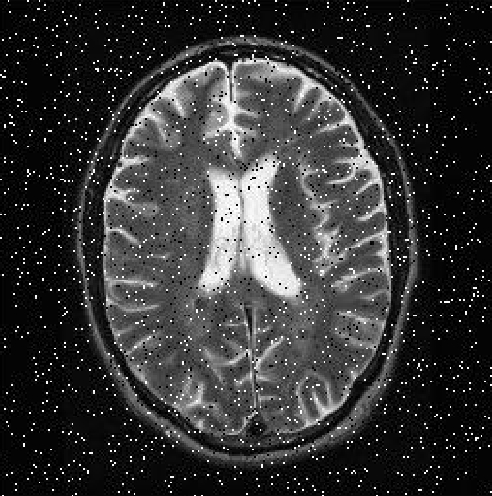
#> input picture ah.png, 492 x 496 px
$ python median_min_max_filter.py
#> lines starting #> are read from the running program, lines starting #| are printed output that depends on the picture
import cv2
import numpy as np

# Load the input image
img = cv2.imread('ah.png')
#> img is the input picture: shape (496, 492, 3); min 0, max 255, mean 52.9

# Median Filter
median = cv2.medianBlur(img, 5)
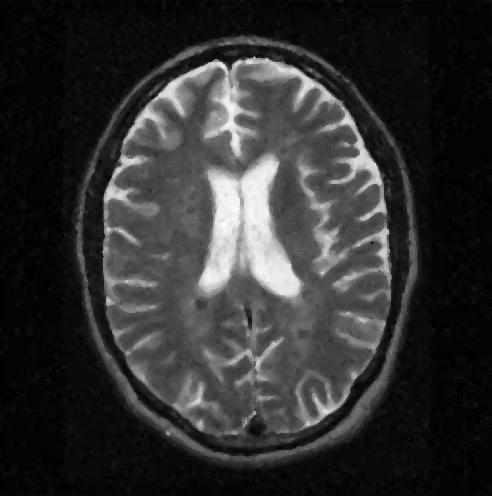
#> median: shape (496, 492, 3); min 0, max 253, mean 48.5

# Min Filter
kernel = np.ones((3,3),np.uint8)
min_filter = cv2.erode(img, kernel)
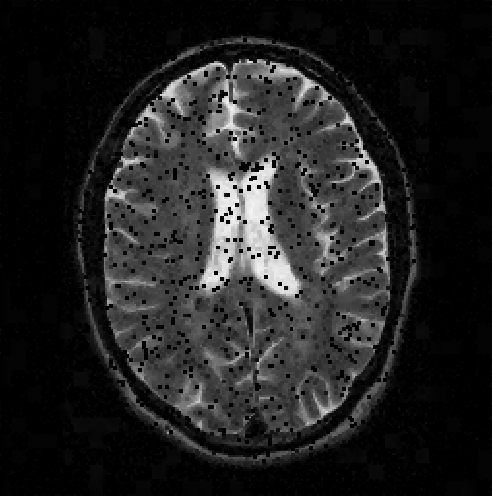
#> min_filter: shape (496, 492, 3); min 0, max 245, mean 34.1

# Max Filter
max_filter = cv2.dilate(img, kernel)
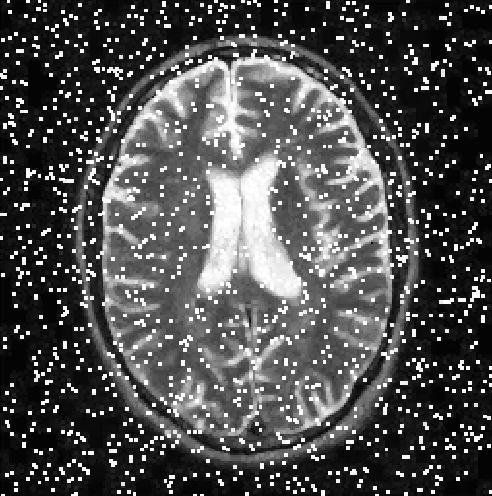
#> max_filter: shape (496, 492, 3); min 0, max 255, mean 79.7

# Display the results
cv2.imshow('Input Image', img)
cv2.imshow('Median Filter', median)
cv2.imshow('Min Filter', min_filter)
cv2.imshow('Max Filter', max_filter)
cv2.waitKey(0)
cv2.destroyAllWindows()

$ run again, with 1.jpg saved as ah.png
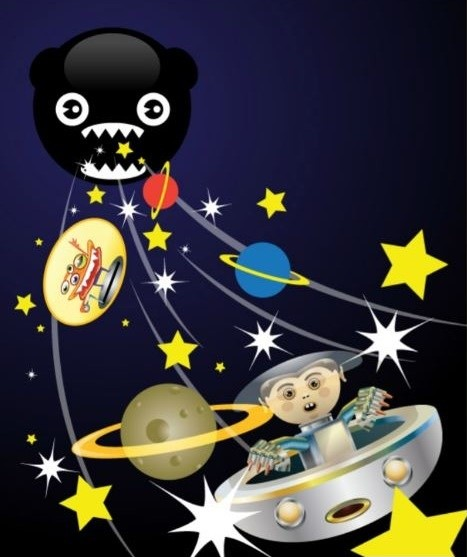
#> input picture 1.jpg, 467 x 557 px
#> img is the input picture: shape (557, 467, 3); mean B, G, R 61.3, 58.5, 60.6
#> `min_filter = cv2.erode(img, kernel)`:
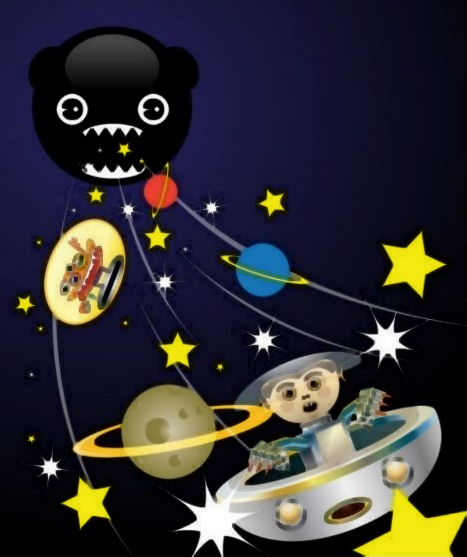
#> min_filter: shape (557, 467, 3); mean B, G, R 51.7, 48.5, 50.4
#> `max_filter = cv2.dilate(img, kernel)`:
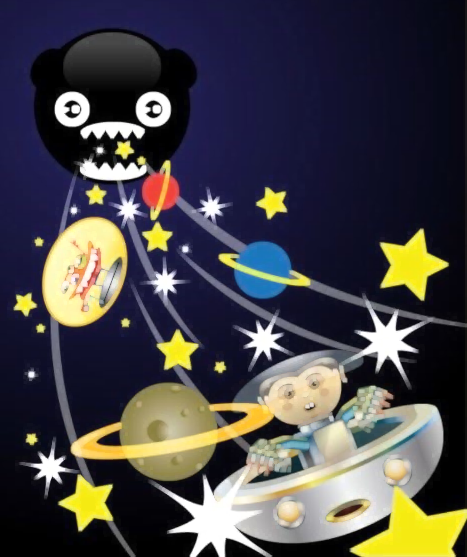
#> max_filter: shape (557, 467, 3); mean B, G, R 71.3, 68.9, 71.1
